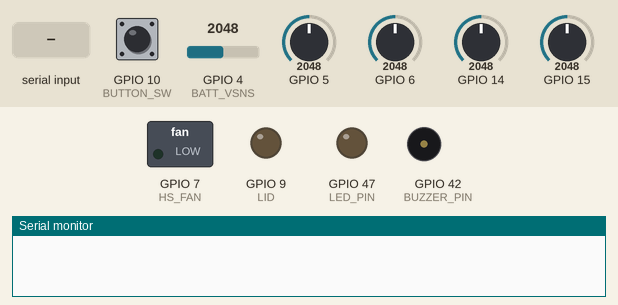
This sketch was run on a simulated ESP32-S2. Parts: switched loads named in the sketch (green lamp = pin HIGH), output pins drawn as LEDs (lit = HIGH), buzzer (waves = sounding), the last lines printed to the serial monitor. The inputs (shaded band) are chosen by the test bench; at power-on: GPIO 10 (BUTTON_SW) HIGH, GPIO 4 (BATT_VSNS) = 2048, GPIO 5 = 2048, GPIO 6 = 2048, GPIO 14 = 2048, GPIO 15 = 2048. Pins used as bus, display or sensor lines are not drawn.

Above: at 1.2 s.
1.3 s: GPIO 10 (BUTTON_SW) pulled LOW for 0.15 s
At 3.3 s:
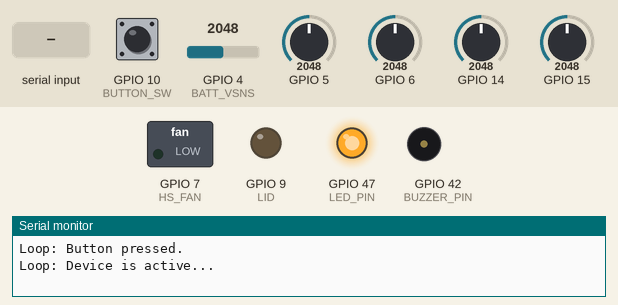
4.3 s: "90,45,200\n" received over the second serial link
7.3 s: GPIO 10 (BUTTON_SW) pulled LOW for 1 s
At 9.4 s:
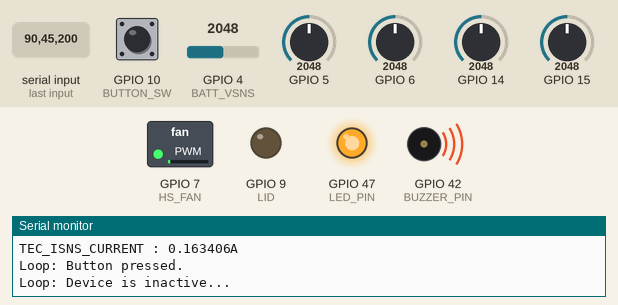
11.0 s: GPIO 10 (BUTTON_SW) pulsed LOW 2 times (0.12 s each, 0.3 s apart)
At 12.79 s:
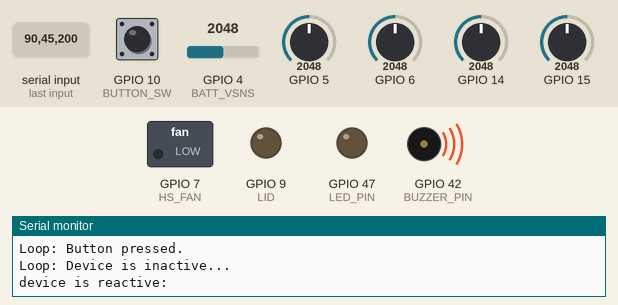
14.5 s: GPIO 10 (BUTTON_SW) pulled LOW for 3.2 s
At 20.5 s:
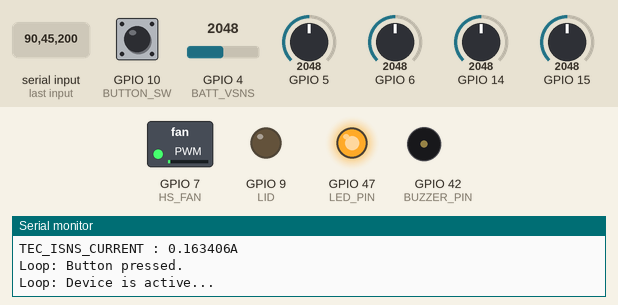
20.7 s: "30,150,10\n" received over the second serial link
At 24.5 s:
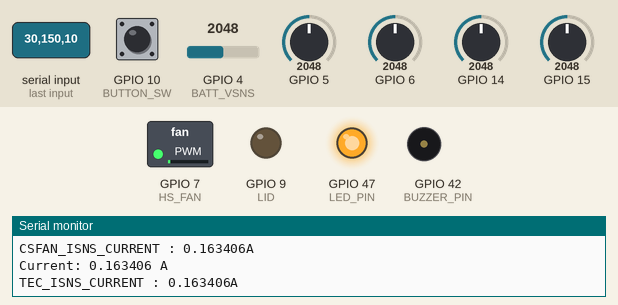
Timing chart, 0 to 24.7 s (numbered marks = the images above; inputs shaded):
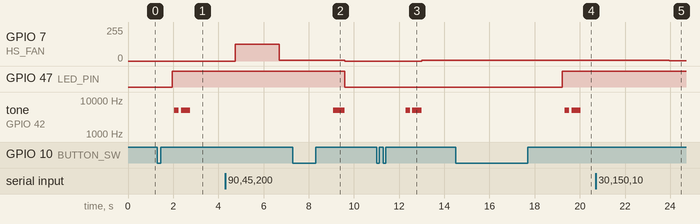

The sketch:

milestone_1_board_1_v3.ino
```cpp
#include <esp_system.h>                       // Include the necessary header for esp_restart()
const gpio_num_t LED_PIN = GPIO_NUM_47;       // Pin no 47
const gpio_num_t BUTTON_SW = GPIO_NUM_10;     // Pin no 10
const gpio_num_t BUZZER_PIN = GPIO_NUM_42;    // Pin no 42
const gpio_num_t BATT_VSNS = GPIO_NUM_4;      // Pin no 4
const gpio_num_t HS_FAN = GPIO_NUM_7;         // Pin no 7
const gpio_num_t CS_FAN = GPIO_NUM_21;        // Pin no 21
const gpio_num_t LID = GPIO_NUM_9;            // Pin no 9
const gpio_num_t HSFAN_ISNS = GPIO_NUM_15;    // Pin no 15
const gpio_num_t CSFAN_ISNS = GPIO_NUM_14;    // Pin no 14
const gpio_num_t BATT_ISNS = GPIO_NUM_5;      // Pin no 5
const gpio_num_t TEC_ISNS = GPIO_NUM_6;       // Pin no 6
const gpio_num_t TEC_COLD_CTRL = GPIO_NUM_1;  // Pin no 1
const gpio_num_t TEC_HOT_CTRL = GPIO_NUM_2;   // Pin no 2
const int HS_FAN_Channel = 1;                 // Channel 1
const int resolution = 12;                    // Maximum resolution supported by ESP32 LEDC is 12 bits
int HS_dutyCycle = 2000;                      // Hot fan Duty cycle
const int freq = 5000;                        // 5kHz frequency
const int CS_FAN_Channel = 5;                 // Channel 0
const int TEC_Channel = 2;
int CS_dutyCycle = 10;  // Cold fan Duty cycle
int TEC_dutyCycle = 3000;
const float R1 = 10520;
const float R2 = 1000;
int LID_Count = 0;
unsigned long lidLowStartTime = 0;
bool lidWasLow = true;
String receivedData = "";
float Rec_TEC_DutyCycle, Rec_HSFAN_DutyCycle, Rec_CSFAN_DutyCycle;
const gpio_num_t RX_PIN = GPIO_NUM_18;
const gpio_num_t TX_PIN = GPIO_NUM_17;
int HS_count;
int CS_count;
int fault;
int soc;
float batteryVoltage;
const int pwmChannel = 4;  // PWM channel (0-15 on ESP32)
const int freq_b = 5000;
volatile bool buttonPressed = false;  // Flag to indicate button press
bool deviceActive = false;            // Flag to indicate if device is on
int SOC_CHECK = 1;
bool stopSOCCheck = false;


const float Vref = 3.3;     // Reference voltage for ADC (3.3V)
const int ADC_Max = 4095;   // 12-bit ADC max value
const float Gain = 10.0;    // Assume a gain of 10 for the op-amp circuit (adjust as needed)
const float Rsense = 1.01;  // Current sense resistor value in ohms (adjust based on your design)


HardwareSerial SerialPort(2);


// Function to be called when the button is pressed
void buttonISR() {
  buttonPressed = true;  // Set the flag indicating button press
}


void setup() {
  Serial.begin(115200);                                  // Initialize Serial communication
  SerialPort.begin(115200, SERIAL_8N1, RX_PIN, TX_PIN);  // RX on GPIO18, TX on GPIO17
  pinMode(LED_PIN, OUTPUT);
  digitalWrite(LED_PIN, LOW);  // Ensure LED is initially off
  pinMode(BUTTON_SW, INPUT_PULLUP);

  // Attach interrupt for button press (rising edge, i.e., button release)
  attachInterrupt(digitalPinToInterrupt(BUTTON_SW), buttonISR, RISING);

  // Setup PWM
  ledcSetup(pwmChannel, freq_b, resolution);

  // Attach the buzzer pin to the PWM channel
  ledcAttachPin(BUZZER_PIN, pwmChannel);
  ledcSetup(HS_FAN_Channel, freq, resolution);  // configure HS_FAN PWM functionalityz
  ledcAttachPin(HS_FAN, HS_FAN_Channel);        // attach the channel
  ledcSetup(CS_FAN_Channel, freq, resolution);  // configure CS_FAN PWM functionality
  ledcAttachPin(CS_FAN, CS_FAN_Channel);        // attach the channel
  ledcSetup(TEC_Channel, freq, resolution);     // configure CS_FAN PWM functionality
  ledcAttachPin(TEC_COLD_CTRL, TEC_Channel);    // attach the channel
  pinMode(LID, OUTPUT);
}


void Buzzer_LID() {
  // Turn on the buzzer (50% duty cycle)
  ledcWrite(pwmChannel, 2048);  // 2048 is 50% of 4095 (for 12-bit resolution)
  // Beep sound for 2 seconds
  delay(200);
  // Turn off the buzzer
  ledcWrite(pwmChannel, 0);
  // Buzzer off for 2 seconds
  delay(100);
  ledcWrite(pwmChannel, 2048);  // 2048 is 50% of 4095 (for 12-bit resolution)
  // Beep sound for 2 seconds
  delay(400);
  // Turn off the buzzer
  ledcWrite(pwmChannel, 0);
}


void Buzzer_LID_OFF() {
  // Turn on the buzzer (50% duty cycle)
  ledcWrite(pwmChannel, 2048);  // 2048 is 50% of 4095 (for 12-bit resolution)
  // Beep sound for 2 seconds
  delay(500);
  // Turn off the buzzer
  ledcWrite(pwmChannel, 0);
}


float readBatteryVoltage() {


  // int BATT_VSNS_adcValue = analogRead(BATT_VSNS);  // Read ADC value
  float adc_sample[5];
  float adc_volt_samp = 0;
  for (int i = 0; i < 5; i++) {
    adc_sample[i] = analogRead(BATT_VSNS);
    adc_volt_samp = adc_volt_samp + adc_sample[i];
    delay(10);
  }
  int BATT_VSNS_adcValue = adc_volt_samp / 5;


  // Convert ADC value to voltage (assuming Vref=3.3V)
  //Serial.println(BATT_VSNS_adcValue);
  float BATT_VSNS_voltage = BATT_VSNS_adcValue * (3.3 / 4095.0);
  float voltage = BATT_VSNS_voltage / (R2 / (R1 + R2));
  return voltage;
}


int sample_soc(float voltage) {
  if (voltage <= 13.0) {
    return 0;
  } else if (voltage >= 16.4) {
    return 100;
  } else {
    return (int)((voltage - 13.0) / (16.4 - 13.0) * 99) + 1;
  }
}


int calculateSOC(float voltage) {
  int soc_sam[5];
  int average = 0;
  for (int i = 0; i < 5; i++) {
    soc_sam[i] = sample_soc(voltage);
    average += soc_sam[i];
    delay(10);
  }
  return average / 5;
}


void HS_Fan() {
  ledcWrite(HS_FAN_Channel, HS_dutyCycle);
  // Check if the PWM signal is set
  int dutyCycleSet = ledcRead(HS_FAN_Channel);


  if (dutyCycleSet == HS_dutyCycle) {
    HS_count = 0;
    fault = 0;
  } else {
    HS_count++;
    if (HS_count == 6) {
      HS_count = 0;
      fault = 2;
    }
  }
}


bool HS_Fan_check() {
  ledcWrite(HS_FAN_Channel, HS_dutyCycle);
  Serial.println("HS fan is ON");


  // Check if the PWM signal is set
  int dutyCycleSet = ledcRead(HS_FAN_Channel);


  if (dutyCycleSet == HS_dutyCycle) {
    HS_count = 0;  // Reset the counter if everything is fine
    fault = 0;
    return true;
  } else {
    HS_count++;
    if (HS_count == 6) {
      HS_count = 0;
      fault = 2;
      SerialPort.print(fault);
      SerialPort.println(",");
      // // esp_restart();  // Restart the ESP32-S2
      return false;
    }
  }
  return true;  // Default return value
}


void CS_Fan() {
  ledcWrite(CS_FAN_Channel, CS_dutyCycle);
  int dutyCycleSet = ledcRead(CS_FAN_Channel);
  if (dutyCycleSet == CS_dutyCycle) {
    CS_count = 0;
    fault = 0;
  } else {
    CS_count++;
    if (CS_count == 5) {
      CS_count = 0;
      fault = 3;
    }
  }
}


bool CS_Fan_check() {
  ledcWrite(CS_FAN_Channel, CS_dutyCycle);
  Serial.println("CS fan is ON");
  int dutyCycleSet = ledcRead(CS_FAN_Channel);
  if (dutyCycleSet == CS_dutyCycle) {
    CS_count = 0;  // Reset the counter if everything is fine
    fault = 0;
    return true;
  } else {
    CS_count++;
    if (CS_count == 6) {
      CS_count = 0;
      fault = 3;
      SerialPort.print(fault);
      SerialPort.println(",");
      return false;
    }
  }
  return true;  // Default return value
}
void TEC_COLD() {
  ledcWrite(TEC_Channel, TEC_dutyCycle);
  int dutyCycleSet = ledcRead(TEC_Channel);
  if (dutyCycleSet == TEC_dutyCycle) {
    CS_count = 0;
    fault = 0;
  } else {
    CS_count++;
    if (CS_count == 6) {
      CS_count = 0;
      fault = 7;
    }
  }
}


float current_calc(int adc_pin) {
  int adcValue = analogRead(adc_pin);           // Read ADC value
  float voltage = (adcValue * Vref) / ADC_Max;  // Convert ADC value to voltage
  // Calculate current (I = Vout / (Gain * Rsense))
  float current = voltage / (Gain * Rsense);


  Serial.print("Current: ");
  Serial.print(current, 6);  // Print current with 6 decimal places
  Serial.println(" A");
  return current;
}


void Current_values() {


  // Calculate the current in amps
  float BATT_ISNS_CURRENT = current_calc(BATT_ISNS);
  Serial.print("BATT_ISNS_CURRENT : ");
  Serial.print(BATT_ISNS_CURRENT, 6);
  Serial.println("A");
  SerialPort.print(BATT_ISNS_CURRENT);
  SerialPort.print(",");


  float HSFAN_ISNS_CURRENT = current_calc(HSFAN_ISNS);
  Serial.print("HSFAN_ISNS_CURRENT : ");
  Serial.print(HSFAN_ISNS_CURRENT, 6);
  Serial.println("A");
  SerialPort.print(HSFAN_ISNS_CURRENT);
  SerialPort.print(",");


  float CSFAN_ISNS_CURRENT = current_calc(CSFAN_ISNS);
  Serial.print("CSFAN_ISNS_CURRENT : ");
  Serial.print(CSFAN_ISNS_CURRENT, 6);
  Serial.println("A");
  SerialPort.print(CSFAN_ISNS_CURRENT);
  SerialPort.print("\n");


  float TEC_ISNS_CURRENT = current_calc(TEC_ISNS);
  Serial.print("TEC_ISNS_CURRENT : ");
  Serial.print(TEC_ISNS_CURRENT, 6);
  Serial.println("A");
  // SerialPort.print(TEC_ISNS_CURRENT);
  // SerialPort.print("\n");
}


void processReceivedData() {
  // Serial.print("Received Dutycycle Values: ");
  // Serial.println(receivedData);
  // digitalWrite(LED_PIN, HIGH);
  // Convert the receivedData to a mutable character array
  char receivedCharArray[receivedData.length() + 1];
  receivedData.toCharArray(receivedCharArray, receivedData.length() + 1);
  // Split the received data into individual numbers
  int index = 0;
  char *token = strtok(receivedCharArray, ",");
  while (token != NULL && index < 3) {
    float value = atof(token);
    if (index == 0) {
      Rec_HSFAN_DutyCycle = value;
    } else if (index == 1) {
      Rec_TEC_DutyCycle = value;
    } else if (index == 2) {
      Rec_CSFAN_DutyCycle = value;
    }
    index++;
    token = strtok(NULL, ",");
  }
  // Print received ADC values
  Serial.println("Received DutyCycle Values:");
  Serial.print("Rec_TEC_DutyCycle: ");
  Serial.println(Rec_TEC_DutyCycle);
  Serial.print("Rec_HSFAN_DutyCycle: ");
  Serial.println(Rec_HSFAN_DutyCycle);
  Serial.print("Rec_CSFAN_DutyCycle: ");
  Serial.println(CS_dutyCycle);
  HS_dutyCycle = Rec_HSFAN_DutyCycle;
  // CS_dutyCycle = Rec_CSFAN_DutyCycle;
  TEC_dutyCycle = Rec_TEC_DutyCycle;
  //Clear the receivedData for the next reading
  receivedData = "";
}


void soc_read() {
  batteryVoltage = readBatteryVoltage();
  soc = calculateSOC(batteryVoltage);
}


void wakeup_process() {
  if (buttonPressed) {
    delay(500);                               // Debounce delay
    Serial.println("Loop: Button pressed.");  // Print button press message


    // Toggle device state
    deviceActive = !deviceActive;
    // Toggle LED based on device state
    // buttonPressed = false;
    // If device is now active, stay awake
    if (deviceActive) {
      Serial.println("Loop: Device is active...");  // Print waking up message
      digitalWrite(LED_PIN, HIGH);
      soc_read();
      Buzzer_LID();
      if (soc <= 10) {
        SOC_CHECK == 0;
        fault = 1;
        stopSOCCheck = true;
      }
      delay(2000);


    } else {
      Serial.println("Loop: Device is inactive...");  // Print going to sleep message
      Buzzer_LID_OFF();
      while (!deviceActive) {
        buttonPressed = false;
        // ledcWrite(CS_FAN_Channel, 1);
        digitalWrite(CS_FAN,LOW);
        ledcWrite(HS_FAN_Channel, 0);
        ledcWrite(TEC_Channel, 0);
        ledcWrite(pwmChannel, 0);
        digitalWrite(LED_PIN, LOW);
        soc_read();
        if(soc<=10)
        SerialPort.print(1);
        else
        SerialPort.print(9);
        SerialPort.print(",");
        SerialPort.print(soc);
        SerialPort.print(",");
        SerialPort.println(batteryVoltage);

        delay(500);


        if (buttonPressed) {
          delay(500);
          buttonPressed = false;
          deviceActive = false;
          Serial.println("device is reactive:");
          Buzzer_LID();
          // return 0;
          break;
          // esp_restart();
        }
        // buttonPressed = false;
        delay(1000);
      }
    }
    // Reset the button press flag
    buttonPressed = false;
  }
}


void loop() {
  wakeup_process();
  if (deviceActive) {
    if (SOC_CHECK && !stopSOCCheck) {
      if (HS_Fan_check()) {
        if (CS_Fan_check()) {
          while (digitalRead(LID) == LOW) {
            lidWasLow = false;
            SerialPort.print(fault);
            SerialPort.print(",");
            Serial.print("soc: ");
            Serial.println(soc);
            SerialPort.print(soc);
            SerialPort.print(",");
            SerialPort.print(batteryVoltage);
            SerialPort.print(",");
            Current_values();
            HS_Fan();
            CS_Fan();
            TEC_COLD();
            if (TEC_dutyCycle == 0) {
              soc_read();
            }
            if (soc <= 10 && TEC_dutyCycle == 0) {
              SOC_CHECK == 0;
              fault = 1;
              stopSOCCheck = true;
              break;
            } else {
              SOC_CHECK == 1;
              fault = 0;
            }
            while (SerialPort.available()) {
              digitalWrite(LED_PIN, HIGH);
              char incomingChar = SerialPort.read();
              if (incomingChar == '\n') {
                processReceivedData();
              } else {
                receivedData += incomingChar;
              }
            }
            // digitalWrite(LED_PIN, LOW);


            // Check if the LID is closed, and if so, break out of the loop
            if (digitalRead(LID) == HIGH) {
              break;
            }
            delay(1900);
            // wakeup_process();
            if (buttonPressed) {
              wakeup_process();
            }
          }


          // If LID is high, handle this condition
          if (digitalRead(LID) == HIGH) {
            if (!lidWasLow) {
              lidWasLow = true;
              lidLowStartTime = millis();
            }
            if (millis() - lidLowStartTime >= 20000) {
              Buzzer_LID();
              delay(3000);  // Wait for 3 seconds before the next beep
              SerialPort.print(fault);
              SerialPort.println(",");
            }
          }
        }
      }
    } else {
      fault = 1;
      SerialPort.print(fault);
      SerialPort.print(",");
      SerialPort.print(soc);
      SerialPort.print(",");
      SerialPort.println(batteryVoltage);


      // ledcWrite(CS_FAN_Channel, 0);
      digitalWrite(CS_FAN,LOW);
      ledcWrite(HS_FAN_Channel, 0);
      ledcWrite(TEC_Channel, 0);
      ledcWrite(TEC_Channel, 0);
      ledcWrite(pwmChannel, 0);
      digitalWrite(LED_PIN, LOW);
      Serial.print("soc: ");
      Serial.println(soc);
      Serial.print("battery_voltage : ");
      Serial.print(batteryVoltage);
      Serial.println("Connect charger");
      delay(2000);
    }
    soc_read();
    if (soc > 10) {
      stopSOCCheck = false;
      SOC_CHECK = 1;
    }
  }
}
```

Measured:
- after the input at 1.3 s, GPIO 47 (LED_PIN): LOW → HIGH after 0.65 s; tone on GPIO 42 (BUZZER_PIN): silent → 5000 Hz after 0.75 s, → silent 0.20 s later, → 5000 Hz 0.10 s later, → silent 0.40 s later
- after the input at 7.3 s, GPIO 7 (HS_FAN): 6/255 → 0/255 after 2.3 s; GPIO 47 (LED_PIN): HIGH → LOW after 2.3 s; tone on GPIO 42 (BUZZER_PIN): silent → 5000 Hz after 1.8 s, → silent 0.50 s later
- after the input at 11.0 s, GPIO 7 (HS_FAN): 0/255 → 6/255 after 2.0 s; tone on GPIO 42 (BUZZER_PIN): silent → 5000 Hz after 1.3 s, → silent 0.20 s later, → 5000 Hz 0.10 s later, → silent 0.40 s later
- after the input at 14.5 s, GPIO 47 (LED_PIN): LOW → HIGH after 4.7 s; tone on GPIO 42 (BUZZER_PIN): silent → 5000 Hz after 4.8 s, → silent 0.20 s later, → 5000 Hz 0.10 s later, → silent 0.40 s later
- after the input at 20.7 s, GPIO 7 (HS_FAN): 6/255 → 2/255 after 3.3 s
